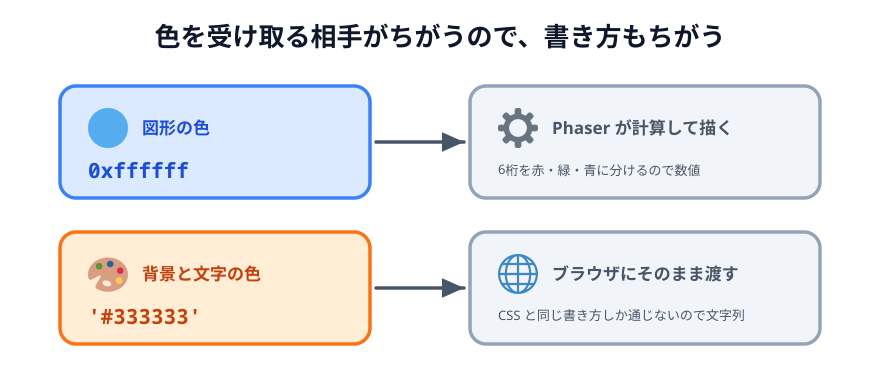

The script that saved this image:
# 05-color-destination.svg
# スキーマ: SOURCE-PATH-GOAL（色が誰に渡るか）を2本並べた SPLITTING
# 書き方が2種類あるのは、色を受け取る相手が違うから。
# 図形の色は Phaser が赤・緑・青に分解して計算する（FillStyleCanvas のビット演算）ので数値。
# 文字の色はブラウザの文字描画（context.fillStyle）にそのまま渡るので CSS と同じ文字列。

import sys
sys.path.insert(0, "/Users/seekseep/.claude/skills/genfig")
from genfig import Canvas, PALETTE

W, H = 880, 372
c = Canvas(W, H)

c.text(440, 46, "色を受け取る相手がちがうので、書き方もちがう", scale="xl")

ROWS = [
    # y,  左の色,   左の絵文字, 左の見出し,    左のコード,  右の絵文字, 右の見出し,            右の理由
    (86,  "blue",   "1f535", "図形の色",       "0xffffff",  "2699",  "Phaser が計算して描く",
     "6桁を赤・緑・青に分けるので数値"),
    (232, "orange", "1f3a8", "背景と文字の色", "'#333333'", "1f310", "ブラウザにそのまま渡す",
     "CSS と同じ書き方しか通じないので文字列"),
]

for y, color, cp, heading, code, dest_cp, dest_heading, reason in ROWS:
    src = c.sticky(60, y, 310, 112, color=color)
    c.emoji(cp, 88, y + 22, 40)
    c.text(142, y + 48, heading, scale="md", align="left", fill=PALETTE[color]["text"])
    c.text(88, y + 92, code, scale="lg", align="left",
           fill=PALETTE[color]["text"], font="technical")

    dest = c.sticky(470, y, 350, 112, color="gray")
    c.emoji(dest_cp, 498, y + 22, 40)
    c.text(552, y + 48, dest_heading, scale="md", align="left", fill=PALETTE["gray"]["text"])
    c.text(498, y + 88, reason, scale="sm", align="left")

    c.link(src, dest)

c.save("05-color-destination.svg")
